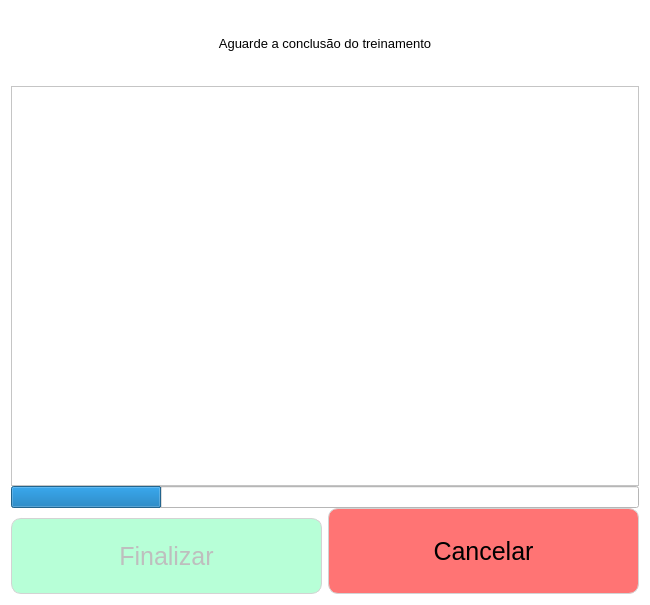
<?xml version="1.0" encoding="UTF-8"?>
<ui version="4.0">
 <class>Dialog</class>
 <widget class="QDialog" name="Dialog">
  <property name="geometry">
   <rect>
    <x>0</x>
    <y>0</y>
    <width>650</width>
    <height>605</height>
   </rect>
  </property>
  <property name="sizePolicy">
   <sizepolicy hsizetype="Fixed" vsizetype="Expanding">
    <horstretch>5</horstretch>
    <verstretch>6</verstretch>
   </sizepolicy>
  </property>
  <property name="mouseTracking">
   <bool>false</bool>
  </property>
  <property name="windowTitle">
   <string>Dialog</string>
  </property>
  <property name="layoutDirection">
   <enum>Qt::LeftToRight</enum>
  </property>
  <property name="styleSheet">
   <string notr="true">background:white</string>
  </property>
  <property name="sizeGripEnabled">
   <bool>false</bool>
  </property>
  <property name="modal">
   <bool>false</bool>
  </property>
  <layout class="QGridLayout" name="gridLayout">
   <property name="sizeConstraint">
    <enum>QLayout::SetMinAndMaxSize</enum>
   </property>
   <property name="topMargin">
    <number>0</number>
   </property>
   <property name="verticalSpacing">
    <number>0</number>
   </property>
   <item row="4" column="0">
    <widget class="QPushButton" name="finalizarbtn">
     <property name="enabled">
      <bool>false</bool>
     </property>
     <property name="sizePolicy">
      <sizepolicy hsizetype="Ignored" vsizetype="Ignored">
       <horstretch>0</horstretch>
       <verstretch>0</verstretch>
      </sizepolicy>
     </property>
     <property name="minimumSize">
      <size>
       <width>0</width>
       <height>70</height>
      </size>
     </property>
     <property name="maximumSize">
      <size>
       <width>16777215</width>
       <height>16777215</height>
      </size>
     </property>
     <property name="font">
      <font>
       <pointsize>19</pointsize>
      </font>
     </property>
     <property name="cursor">
      <cursorShape>PointingHandCursor</cursorShape>
     </property>
     <property name="styleSheet">
      <string notr="true">QPushButton {
	border: 1px solid lightgrey ; 
	border-radius:10px;
	background:#b7ffd7;
margin-top:10px
				
    }    
QPushButton:hover {
	background:lightgreen
    }
QPushButton:pressed {
	background:orange
    }</string>
     </property>
     <property name="text">
      <string>Finalizar</string>
     </property>
     <property name="icon">
      <iconset>
       <normaloff>../png/done.png</normaloff>../png/done.png</iconset>
     </property>
     <property name="iconSize">
      <size>
       <width>50</width>
       <height>50</height>
      </size>
     </property>
    </widget>
   </item>
   <item row="2" column="0" colspan="2">
    <widget class="QTextEdit" name="outputtext">
     <property name="enabled">
      <bool>true</bool>
     </property>
     <property name="maximumSize">
      <size>
       <width>16777215</width>
       <height>400</height>
      </size>
     </property>
     <property name="contextMenuPolicy">
      <enum>Qt::ActionsContextMenu</enum>
     </property>
     <property name="layoutDirection">
      <enum>Qt::LeftToRight</enum>
     </property>
     <property name="autoFillBackground">
      <bool>false</bool>
     </property>
     <property name="inputMethodHints">
      <set>Qt::ImhDate|Qt::ImhMultiLine|Qt::ImhNoPredictiveText</set>
     </property>
     <property name="verticalScrollBarPolicy">
      <enum>Qt::ScrollBarAsNeeded</enum>
     </property>
     <property name="horizontalScrollBarPolicy">
      <enum>Qt::ScrollBarAsNeeded</enum>
     </property>
     <property name="autoFormatting">
      <set>QTextEdit::AutoNone</set>
     </property>
     <property name="documentTitle">
      <string>Treinando Modelo de IA</string>
     </property>
     <property name="lineWrapMode">
      <enum>QTextEdit::NoWrap</enum>
     </property>
     <property name="lineWrapColumnOrWidth">
      <number>0</number>
     </property>
     <property name="html">
      <string>&lt;!DOCTYPE HTML PUBLIC &quot;-//W3C//DTD HTML 4.0//EN&quot; &quot;http://www.w3.org/TR/REC-html40/strict.dtd&quot;&gt;
&lt;html&gt;&lt;head&gt;&lt;meta name=&quot;qrichtext&quot; content=&quot;1&quot; /&gt;&lt;title&gt;Treinando Modelo de IA&lt;/title&gt;&lt;style type=&quot;text/css&quot;&gt;
p, li { white-space: pre-wrap; }
&lt;/style&gt;&lt;/head&gt;&lt;body style=&quot; font-family:'MS Shell Dlg 2'; font-size:7.8pt; font-weight:400; font-style:normal;&quot;&gt;
&lt;p style=&quot;-qt-paragraph-type:empty; margin-top:0px; margin-bottom:0px; margin-left:0px; margin-right:0px; -qt-block-indent:0; text-indent:0px;&quot;&gt;&lt;br /&gt;&lt;/p&gt;&lt;/body&gt;&lt;/html&gt;</string>
     </property>
     <property name="acceptRichText">
      <bool>true</bool>
     </property>
    </widget>
   </item>
   <item row="4" column="1">
    <widget class="QPushButton" name="cancelarbtn">
     <property name="enabled">
      <bool>true</bool>
     </property>
     <property name="sizePolicy">
      <sizepolicy hsizetype="Ignored" vsizetype="Ignored">
       <horstretch>0</horstretch>
       <verstretch>0</verstretch>
      </sizepolicy>
     </property>
     <property name="minimumSize">
      <size>
       <width>149</width>
       <height>70</height>
      </size>
     </property>
     <property name="maximumSize">
      <size>
       <width>16777215</width>
       <height>16777215</height>
      </size>
     </property>
     <property name="font">
      <font>
       <pointsize>19</pointsize>
      </font>
     </property>
     <property name="cursor">
      <cursorShape>PointingHandCursor</cursorShape>
     </property>
     <property name="styleSheet">
      <string notr="true">QPushButton {
	border: 1px solid lightgrey ; 
	border-radius:10px;
	background:#ff7474;
MARGIN-TOP:10PX
    }    
QPushButton:hover {
	background:red
    }
QPushButton:pressed {
	background:orange
    }</string>
     </property>
     <property name="text">
      <string>Cancelar</string>
     </property>
     <property name="icon">
      <iconset>
       <normaloff>../png/decline.png</normaloff>../png/decline.png</iconset>
     </property>
     <property name="iconSize">
      <size>
       <width>50</width>
       <height>50</height>
      </size>
     </property>
    </widget>
   </item>
   <item row="3" column="0" colspan="2">
    <widget class="QProgressBar" name="progressBar">
     <property name="value">
      <number>24</number>
     </property>
     <property name="textVisible">
      <bool>false</bool>
     </property>
    </widget>
   </item>
   <item row="0" column="0" colspan="2">
    <widget class="QLabel" name="label">
     <property name="font">
      <font>
       <pointsize>10</pointsize>
      </font>
     </property>
     <property name="text">
      <string>Aguarde a conclusão do treinamento</string>
     </property>
     <property name="alignment">
      <set>Qt::AlignCenter</set>
     </property>
    </widget>
   </item>
  </layout>
 </widget>
 <resources/>
 <connections/>
</ui>
